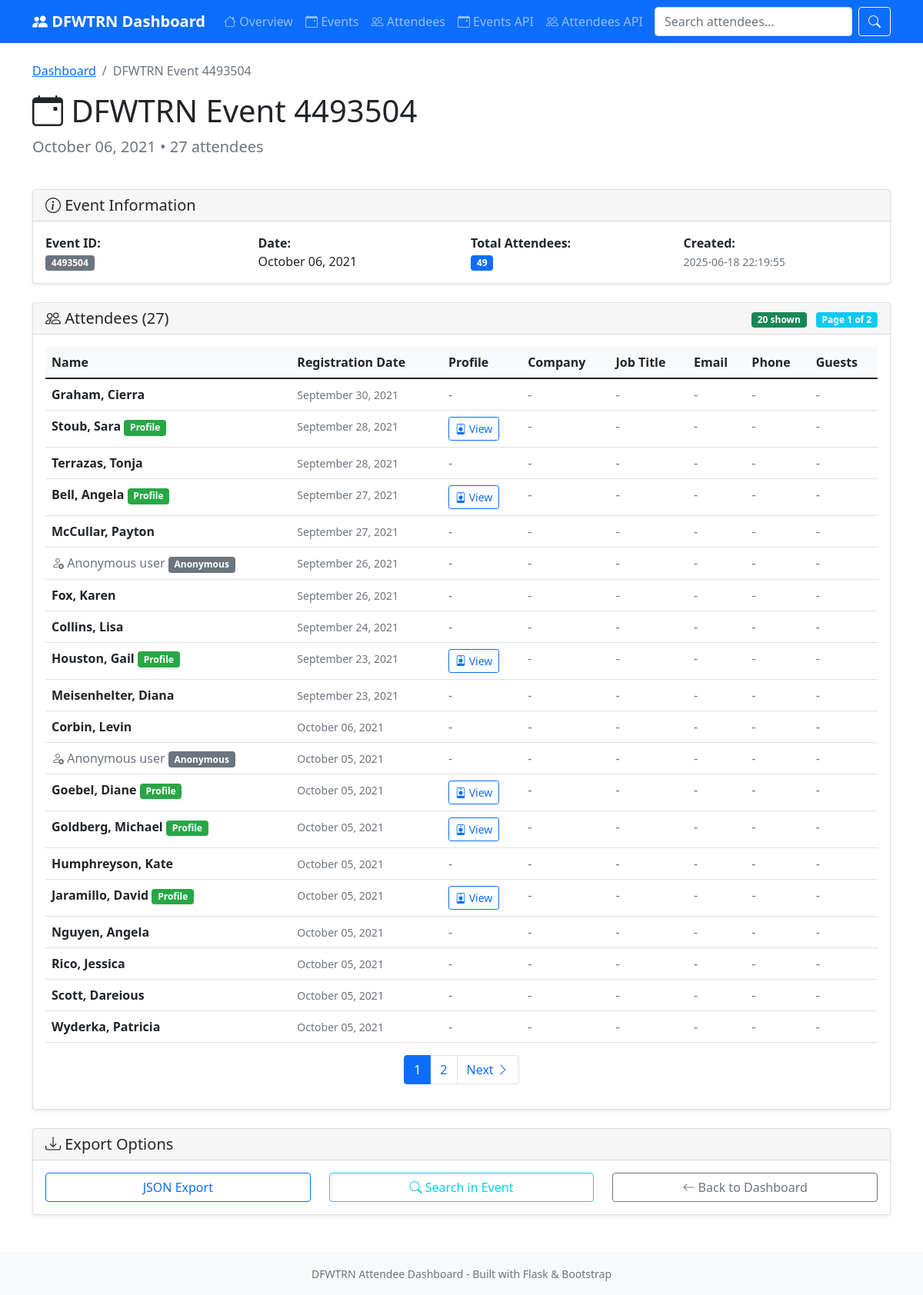
/event/4493504, run on the app's committed database.
### tables this page shows
CREATE TABLE events (
    id INTEGER PRIMARY KEY,
    event_name TEXT,
    event_date TEXT,
    event_url TEXT,
    total_attendees INTEGER,
    created_at TIMESTAMP DEFAULT CURRENT_TIMESTAMP
);

CREATE TABLE attendees (
    id INTEGER PRIMARY KEY AUTOINCREMENT,
    event_id INTEGER,
    event_date TEXT,
    full_name TEXT,
    first_name TEXT,
    last_name TEXT,
    profile_url TEXT,
    is_anonymous BOOLEAN DEFAULT FALSE,
    guest_count INTEGER DEFAULT 0,
    created_at TIMESTAMP DEFAULT CURRENT_TIMESTAMP,
    UNIQUE(event_id, full_name, event_date)
);

### attendee_dashboard.py (the view)
@app.route('/event/<int:event_id>')
def event_detail(event_id):
    page = request.args.get('page', 1, type=int)
    per_page = 20
    offset = (page - 1) * per_page
    db = get_db()
    event = db.execute('SELECT * FROM events WHERE id = ?', (event_id,)).fetchone()
    if not event:
        logging.error(f"Event not found: {event_id}")
        return render_template('event.html', event=None, attendees=[], page=1, total_pages=1, total_attendees=0, error="Event not found")
    attendees = db.execute('''
        SELECT a.*, ap.email, ap.company, ap.job_title, ap.phone
        FROM attendees a
        LEFT JOIN attendee_profiles ap ON a.id = ap.attendee_id
        WHERE a.event_id = ?
        ORDER BY a.event_date DESC, a.full_name
        LIMIT ? OFFSET ?
    ''', (event_id, per_page, offset)).fetchall()
    if not attendees:
        logging.warning(f"No attendees found for event {event_id}")
    total_attendees = db.execute('''
        SELECT COUNT(*) FROM attendees WHERE event_id = ?
    ''', (event_id,)).fetchone()[0]
    total_pages = (total_attendees + per_page - 1) // per_page
    db.close()
    return render_template('event.html',
                         event=event,
                         attendees=attendees,
                         page=page,
                         total_pages=total_pages,
                         total_attendees=total_attendees,
                         error=None)

### attendee_dashboard.py (called while the page is built)
def get_db():
    db = sqlite3.connect(app.config['DATABASE'])
    db.row_factory = sqlite3.Row
    return db

@app.template_filter('date_format')
def date_format(value):
    if not value:
        return ''
    try:
        dt = datetime.strptime(value, '%d %b %Y')
        return dt.strftime('%B %d, %Y')
    except:
        return value

### templates/event.html (shortened to what this page needs)
{% extends "base.html" %}
{% block content %}
<div class="row mb-4">
    <div class="col">
        <nav aria-label="breadcrumb">
            <ol class="breadcrumb">
                <li class="breadcrumb-item"><a href="{{ url_for('index') }}">Dashboard</a></li>
                <li class="breadcrumb-item active">{{ event.event_name if event else 'Event Not Found' }}</li>
            </ol>
        </nav>
        <h1 class="display-6">
            <i class="bi bi-calendar-event"></i> {{ event.event_name if event else 'Event Not Found' }}
        </h1>
        {% if error %}
        <div class="alert alert-danger">{{ error }}</div>
        {% elif event %}
        <p class="lead text-muted">
            {{ event.event_date | date_format }} • {{ total_attendees }} attendees
        </p>
        {% endif %}
    </div>
</div>
{% if event %}
<div class="row mb-4">
    <div class="col-12">
        <div class="card">
            <div class="card-header">
                <h5 class="card-title mb-0">
                    <i class="bi bi-info-circle"></i> Event Information
                </h5>
            </div>
            <div class="card-body">
                <div class="row">
                    <div class="col-md-3">
                        <strong>Event ID:</strong><br>
                        <span class="badge bg-secondary">{{ event.id }}</span>
                    </div>
                    <div class="col-md-3">
                        <strong>Date:</strong><br>
                        {{ event.event_date | date_format }}
                    </div>
                    <div class="col-md-3">
                        <strong>Total Attendees:</strong><br>
                        <span class="badge bg-primary">{{ event.total_attendees }}</span>
                    </div>
                    <div class="col-md-3">
                        <strong>Created:</strong><br>
                        <small class="text-muted">{{ event.created_at }}</small>
                    </div>
                </div>
            </div>
        </div>
    </div>
</div>
{% endif %}
<div class="row">
    <div class="col-12">
        <div class="card">
            <div class="card-header d-flex justify-content-between align-items-center">
                <h5 class="card-title mb-0">
                    <i class="bi bi-people"></i> Attendees ({{ total_attendees }})
                </h5>
                <div>
                    <span class="badge bg-success me-2">{{ attendees | length }} shown</span>
                    <span class="badge bg-info">Page {{ page }} of {{ total_pages }}</span>
                </div>
            </div>
            <div class="card-body">
                {% if attendees and attendees|length > 0 %}
                <div class="table-responsive">
                    <table class="table table-hover">
                        <thead>
                            <tr>
                                <th>Name</th>
                                <th>Registration Date</th>
                                <th>Profile</th>
                                <th>Company</th>
                                <th>Job Title</th>
                                <th>Email</th>
                                <th>Phone</th>
                                <th>Guests</th>
                            </tr>
                        </thead>
                        <tbody>
                            {% for attendee in attendees %}
                            <tr>
                                <td>
                                    {% if attendee.is_anonymous %}
                                        <span class="text-muted">
                                            <i class="bi bi-person-x"></i> Anonymous user
                                        </span>
                                        <span class="badge anonymous-badge">Anonymous</span>
                                    {% else %}
                                        <strong>{{ attendee.full_name }}</strong>
                                        {% if attendee.profile_url %}
                                            <span class="badge profile-badge">Profile</span>
                                        {% endif %}
                                    {% endif %}
                                </td>
                                <td>
                                    <small class="text-muted">{{ attendee.event_date | date_format }}</small>
                                </td>
                                <td>
                                    {% if attendee.profile_url %}
                                        <a href="{{ url_for('attendee_detail', attendee_id=attendee.id) }}" class="btn btn-sm btn-outline-primary">
                                            <i class="bi bi-person-badge"></i> View
                                        </a>
                                    {% else %}
                                        <span class="text-muted">-</span>
                                    {% endif %}
                                </td>
                                <td>
                                    {% if attendee.company %}
                                        {{ attendee.company }}
                                    {% else %}
                                        <span class="text-muted">-</span>
                                    {% endif %}
                                </td>
                                <td>
                                    {% if attendee.job_title %}
                                        {{ attendee.job_title }}
                                    {% else %}
                                        <span class="text-muted">-</span>
                                    {% endif %}
                                </td>
                                <td>
                                    {% if attendee.email %}
                                        <a href="mailto:{{ attendee.email }}">{{ attendee.email }}</a>
                                    {% else %}
                                        <span class="text-muted">-</span>
                                    {% endif %}
                                </td>
                                <td>
                                    {% if attendee.phone %}
                                        {{ attendee.phone }}
                                    {% else %}
                                        <span class="text-muted">-</span>
                                    {% endif %}
                                </td>
                                <td>
                                    {% if attendee.guest_count > 0 %}
                                        <span class="badge bg-warning">+{{ attendee.guest_count }}</span>
                                    {% else %}
                                        <span class="text-muted">-</span>
                                    {% endif %}
                                </td>
                            </tr>
                            {% endfor %}
                        </tbody>
                    </table>
                </div>
                {% if total_pages > 1 %}
                <nav aria-label="Attendee pagination">
                    <ul class="pagination justify-content-center">
                        {% for p in range(1, total_pages + 1) %}
                            {% if p == page %}
                            <li class="page-item active">
                                <span class="page-link">{{ p }}</span>
                            </li>
                            {% elif p <= 3 or p > total_pages - 3 or (p >= page - 1 and p <= page + 1) %}
                            <li class="page-item">
                                <a class="page-link" href="{{ url_for('event_detail', event_id=event.id, page=p) }}">{{ p }}</a>
                            </li>
                            {% elif p == 4 and page > 5 %}
                            <li class="page-item disabled">
                                <span class="page-link">...</span>
                            </li>
                            {% elif p == total_pages - 3 and page < total_pages - 4 %}
                            <li class="page-item disabled">
                                <span class="page-link">...</span>
                            </li>
                            {% endif %}
                        {% endfor %}
                        {% if page < total_pages %}
                        <li class="page-item">
                            <a class="page-link" href="{{ url_for('event_detail', event_id=event.id, page=page+1) }}">
                                Next <i class="bi bi-chevron-right"></i>
                            </a>
                        </li>
                        {% endif %}
                    </ul>
                </nav>
                {% endif %}
                {% else %}
                <div class="alert alert-warning mt-3">No attendees found for this event.</div>
                {% endif %}
            </div>
        </div>
    </div>
</div>
<div class="row mt-4">
    <div class="col-12">
        <div class="card">
            <div class="card-header">
                <h5 class="card-title mb-0">
                    <i class="bi bi-download"></i> Export Options
                </h5>
            </div>
            <div class="card-body">
                <div class="row">
                    <div class="col-md-4">
                        <a href="{{ url_for('api_attendees', event_id=event.id) }}" class="btn btn-outline-primary w-100">
                             JSON Export
                        </a>
                    </div>
                    <div class="col-md-4">
                        <a href="{{ url_for('search') }}?q=&event_id={{ event.id }}" class="btn btn-outline-info w-100">
                            <i class="bi bi-search"></i> Search in Event
                        </a>
                    </div>
                    <div class="col-md-4">
                        <a href="{{ url_for('index') }}" class="btn btn-outline-secondary w-100">
                            <i class="bi bi-arrow-left"></i> Back to Dashboard
                        </a>
                    </div>
                </div>
            </div>
        </div>
    </div>
</div>
{% endblock %}

### templates/base.html (style rules this page uses)
.card { box-shadow: 0 0.125rem 0.25rem rgba(0, 0, 0, 0.075); }
.table th { background-color: #f8f9fa; }
.anonymous-badge { background-color: #6c757d; }
.profile-badge { background-color: #28a745; }

### data on the page
events: event_name "DFWTRN Event 4493504", event_date "October 06, 2021", id "4493504", total_attendees "49", created_at "2025-06-18 22:19:55"
attendees: full_name "Graham, Cierra", event_date "September 30, 2021"
attendees: full_name "Stoub, Sara", shows "Profile", event_date "September 28, 2021"
attendees: full_name "Terrazas, Tonja", event_date "September 28, 2021"
attendees: full_name "Bell, Angela", shows "Profile", event_date "September 27, 2021"
attendees: full_name "McCullar, Payton", event_date "September 27, 2021"
attendees: is_anonymous True (drawn), event_date "September 26, 2021"
attendees: full_name "Fox, Karen", event_date "September 26, 2021"
attendees: full_name "Collins, Lisa", event_date "September 24, 2021"
attendees: full_name "Houston, Gail", shows "Profile", event_date "September 23, 2021"
attendees: full_name "Meisenhelter, Diana", event_date "September 23, 2021"
attendees: full_name "Corbin, Levin", event_date "October 06, 2021"
attendees: is_anonymous True (drawn), event_date "October 05, 2021"
attendees: full_name "Goebel, Diane", shows "Profile", event_date "October 05, 2021"
attendees: full_name "Goldberg, Michael", shows "Profile", event_date "October 05, 2021"
attendees: full_name "Humphreyson, Kate", event_date "October 05, 2021"
attendees: full_name "Jaramillo, David", shows "Profile", event_date "October 05, 2021"
attendees: full_name "Nguyen, Angela", event_date "October 05, 2021"
attendees: full_name "Rico, Jessica", event_date "October 05, 2021"
attendees: full_name "Scott, Dareious", event_date "October 05, 2021"
attendees: full_name "Wyderka, Patricia", event_date "October 05, 2021"

### other printed values
{{ total_attendees }} "27"
{{ attendees | length }} "20"
{{ page }} "1"
{{ total_pages }} "2"
{{ p }} "1"
{{ p }} "2"
